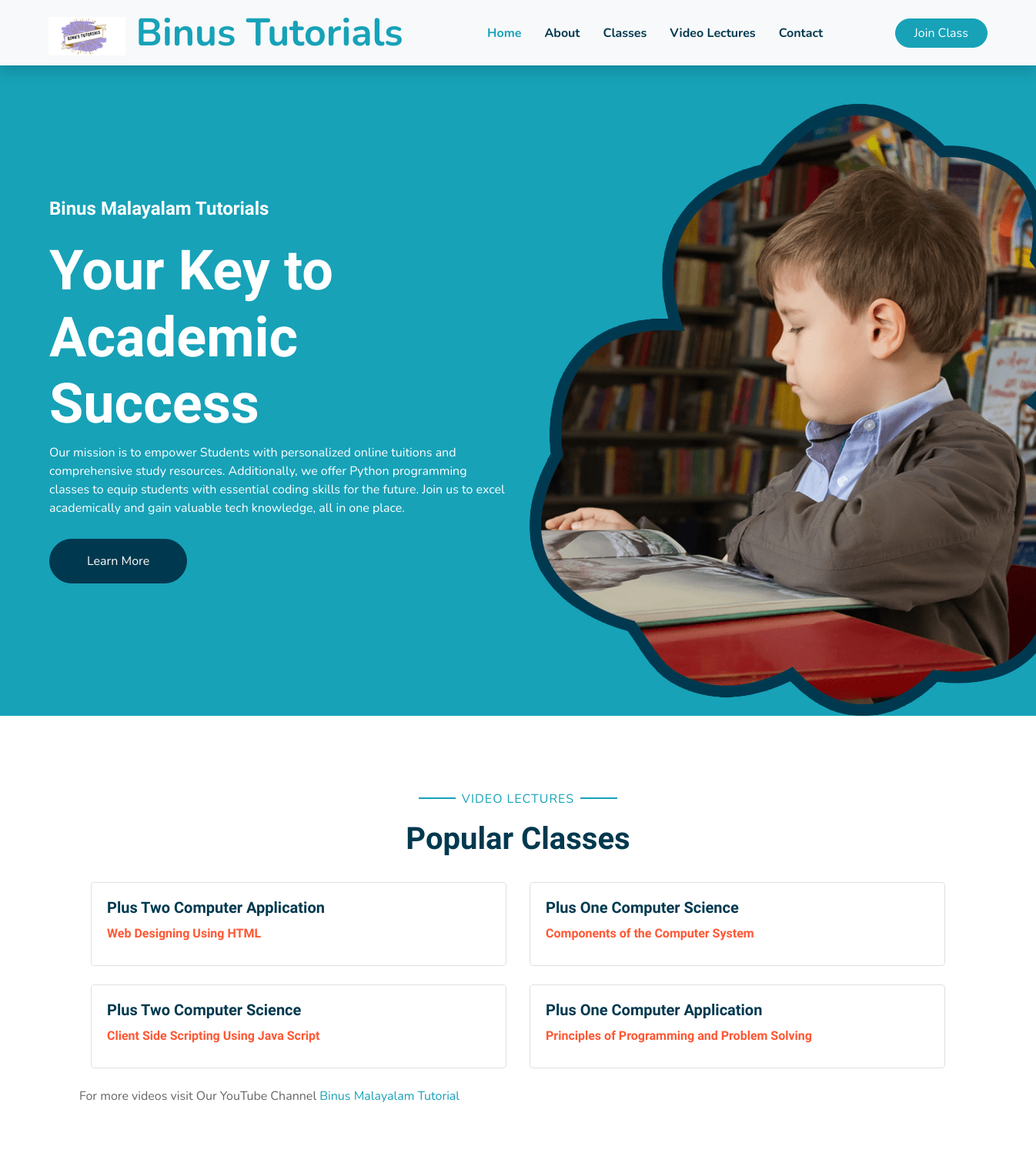
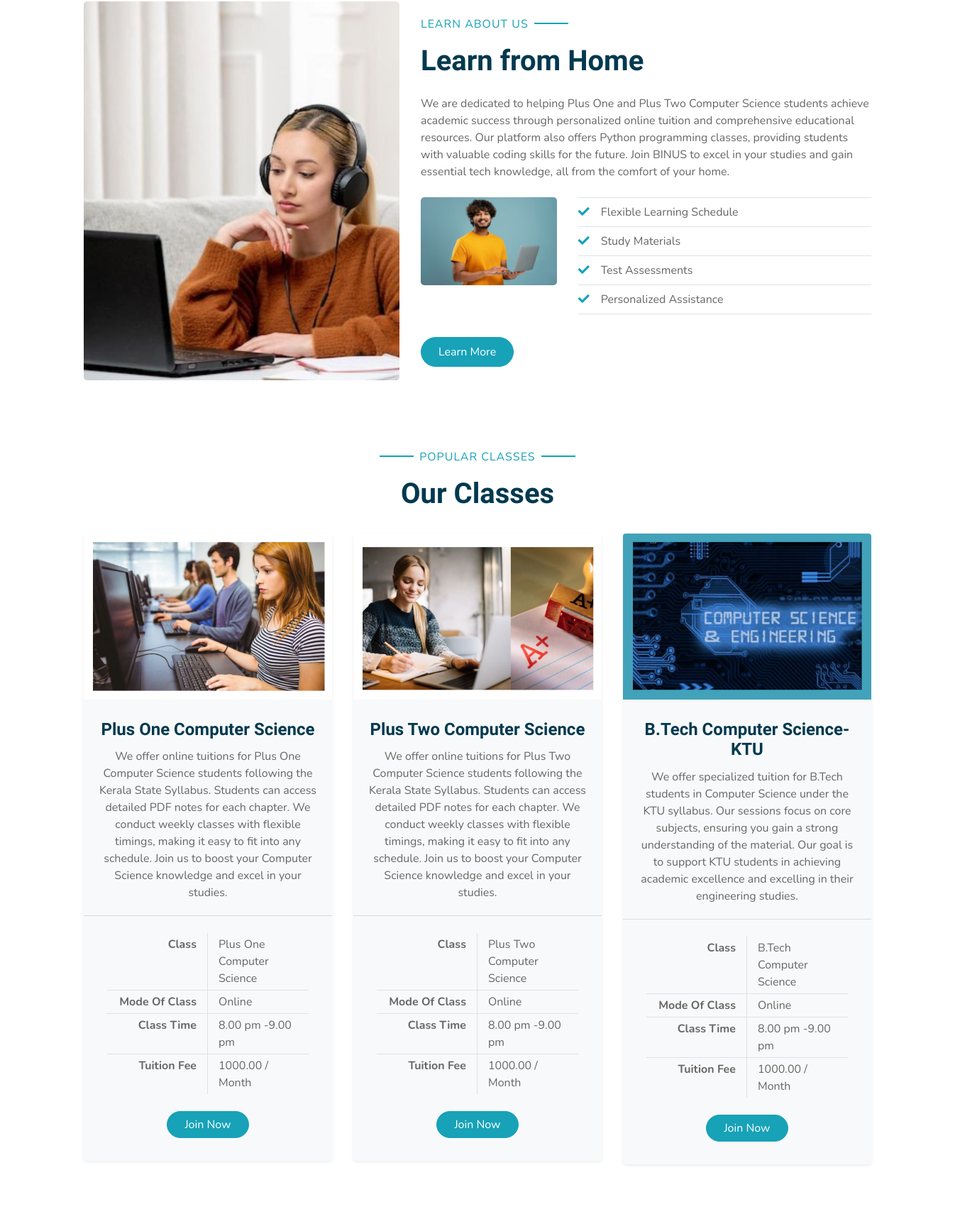
The page / (upper part) on the database its author committed (2 pictures, top to bottom).
### home/models.py (models this page shows, shortened)
class Item(models.Model):
    title = models.CharField(max_length=100)
    video = EmbedVideoField()
    playlist_url = models.URLField(blank=True, null=True, help_text="Enter the URL for a YouTube playlist.")
    chapter_title = models.CharField(max_length=100)

class Pictures(models.Model):
        title = models.CharField(max_length=100)
        image = models.ImageField(upload_to='images/')

class Tutorial(models.Model):
    title = models.CharField(max_length=255)
    description = models.TextField()
    class_name = models.CharField(max_length=50)  # Consider renaming if 'class' conflicts with Python keywords
    mode_of_class = models.CharField(max_length=50, choices=[('Online', 'Online'), ('Offline', 'Offline')])
    class_timings = models.CharField(max_length=100)  # You may use DateTimeField if specific times are needed
    tuition_fee = models.DecimalField(max_digits=10, decimal_places=2)
    image = models.ImageField(upload_to='class_images/')

### home/views.py (the view, shortened to what this page needs)
# urls.py: path('', views.index,name='home'),
def index(request):
    form = BookingForm()
    tutorials = Tutorial.objects.all()
    videos = Item.objects.all()
    img = Pictures.objects.first()
    return render(request, 'index.html', {'tutorials': tutorials, 'videos': videos, 'img': img, 'form': form})

### templates/index.html (shortened to what this page needs)
{% extends 'layouts/blank_layout.html'%}
{% load static %}
{% block navbar %}
{% include 'layouts/navbar.html'%}
{% endblock %}
{% block hero %}
{% include 'layouts/hero.html'%}
{% endblock %}
{% block video_section %}
{% include 'layouts/test_video.html'%}
{% endblock %}
{% block best_school %}
{% include 'layouts/best_school.html'%}
{% endblock %}
{% block popular_class %}
{% include 'layouts/popular_class.html'%}
{% endblock %}
{% block registration %}
{% include 'layouts/registration.html'%}
{% endblock %}

### templates/layouts/test_video.html (shortened to what this page needs)
{% load static %}
{% load embed_video_tags %}
<div class="container-fluid pt-5">
    <div class="container">
      <div class="text-center pb-2">
        <p class="section-title px-5">
          <span class="px-2"> Video Lectures</span>
        </p>
        <h1 class="mb-4">Popular Classes</h1>
      </div>
      <div class="row">
        {% for i in videos|slice:":4" %}
        <div class="col-md-6 mb-4">
            <div class="card">
                <div class="card-body">
                    <h5 class="card-title">{{ i.title }}</h5>
                    <h6 class="card-title"style="color: #ff5733;">{{ i.chapter_title }}</h6>
                </div>
            </div>
        </div>
        {% endfor %}
        <p>For more videos visit Our YouTube Channel <a href="https://www.youtube.com/@BinusMalayalamTutorials" target="_blank"><span>Binus Malayalam Tutorial</span></a></p>
      </div>
    </div>
</div>

### templates/layouts/best_school.html
{% load static %}
<div class="container-fluid py-5">
    <div class="container">
      <div class="row align-items-center">
        <div class="col-lg-5">
          <img
            class="img-fluid rounded mb-5 mb-lg-0"
            src="{{img.image.url}}"
            alt=""
          />
        </div>
        <div class="col-lg-7">
          <p class="section-title pr-5">
            <span class="pr-2">Learn About Us</span>
          </p>
          <h1 class="mb-4">Learn from Home</h1>
          <p>
            We are dedicated to helping Plus One and Plus Two Computer Science  students achieve academic success through personalized online tuition and comprehensive educational resources.
            Our platform also offers Python programming classes, providing students with valuable coding skills for the future.
            Join BINUS to excel in your studies and gain essential tech knowledge, all from the comfort of your home.
          </p>
          <div class="row pt-2 pb-4">
            <div class="col-6 col-md-4">
              <img class="img-fluid rounded" src="{% static 'img/mini_img.png' %}" alt="" />
            </div>
            <div class="col-6 col-md-8">
              <ul class="list-inline m-0">
                <li class="py-2 border-top border-bottom">
                  <i class="fa fa-check text-primary mr-3"></i>Flexible Learning Schedule
                </li>
                <li class="py-2 border-bottom">
                  <i class="fa fa-check text-primary mr-3"></i>Study Materials
                </li>
                <li class="py-2 border-bottom">
                  <i class="fa fa-check text-primary mr-3"></i>Test Assessments
                </li>
                <li class="py-2 border-bottom">
                    <i class="fa fa-check text-primary mr-3"></i>Personalized Assistance
                  </li>
              </ul>
            </div>
          </div>
          <a href="{% url 'class' %}" class="btn btn-primary mt-2 py-2 px-4">Learn More</a>
        </div>
      </div>
    </div>
  </div>

### templates/layouts/popular_class.html (shortened to what this page needs)
{% load static %}
<div class="container-fluid pt-5">
    <div class="container">
      <div class="text-center pb-2">
        <p class="section-title px-5">
          <span class="px-2">Popular Classes</span>
        </p>
        <h1 class="mb-4">Our Classes</h1>
      </div>
      <div class="row">
        {% for tutorial in tutorials %}
        <div class="col-lg-4 mb-5">
          <div class="card border-0 bg-light shadow-sm pb-2">
            <img class="card-img-top mb-2" src="{{ tutorial.image.url }}" alt="{{ tutorial.title }}" />
            <div class="card-body text-center">
              <h4 class="card-title">{{ tutorial.title }}</h4>
              <p class="card-text">
                {{ tutorial.description }}
              </p>
            </div>
            <div class="card-footer bg-transparent py-4 px-5">
              <div class="row border-bottom">
                <div class="col-6 py-1 text-right border-right">
                  <strong>Class</strong>
                </div>
                <div class="col-6 py-1">{{ tutorial.class_name }}</div>
              </div>
              <div class="row border-bottom">
                <div class="col-6 py-1 text-right border-right">
                  <strong>Mode Of Class</strong>
                </div>
                <div class="col-6 py-1">{{ tutorial.mode_of_class }}</div>
              </div>
              <div class="row border-bottom">
                <div class="col-6 py-1 text-right border-right">
                  <strong>Class Time</strong>
                </div>
                <div class="col-6 py-1">{{ tutorial.class_timings }}</div>
              </div>
              <div class="row">
                <div class="col-6 py-1 text-right border-right">
                  <strong>Tuition Fee</strong>
                </div>
                <div class="col-6 py-1">{{ tutorial.tuition_fee }} / Month</div>
              </div>
            </div>
            <a href="" class="btn btn-primary px-4 mx-auto mb-4">Join Now</a>
          </div>
        </div>
        {% endfor %}
      </div>
    </div>
</div>

### rows shown on the page
Item: title "Plus Two Computer Application", chapter_title "Web Designing Using HTML"
Item: title "Plus One Computer Science", chapter_title "Components of the Computer System"
Item: title "Plus Two Computer Science", chapter_title "Client Side Scripting Using Java Script"
Item: title "Plus One Computer Application", chapter_title "Principles of Programming and Problem Solving"
Pictures: image (picture)
Tutorial: image (picture), title "Plus One Computer Science", description "We offer online tuitions for Plus One Computer Science students following the Kerala State Syllabus. Students can access detailed PDF notes for each chapter. We conduct weekly classes with flexible timings, making it easy to fit into any schedule. Join us to boost your Computer Science knowledge and excel in your studies.", class_name "Plus One Computer Science", mode_of_class "Online", class_timings "8.00 pm -9.00 pm", tuition_fee "1000.00"
Tutorial: image (picture), title "Plus Two Computer Science", description "We offer online tuitions for Plus Two Computer Science students following the Kerala State Syllabus. Students can access detailed PDF notes for each chapter. We conduct weekly classes with flexible timings, making it easy to fit into any schedule. Join us to boost your Computer Science knowledge and excel in your studies.", class_name "Plus Two Computer Science", mode_of_class "Online", class_timings "8.00 pm -9.00 pm", tuition_fee "1000.00"
Tutorial: image (picture), title "B.Tech Computer Science-KTU", description "We offer specialized tuition for B.Tech students in Computer Science under the KTU syllabus. Our sessions focus on core subjects, ensuring you gain a strong understanding of the material. Our goal is to support KTU students in achieving academic excellence and excelling in their engineering studies.", class_name "B.Tech Computer Science", mode_of_class "Online", class_timings "8.00 pm -9.00 pm", tuition_fee "1000.00"
